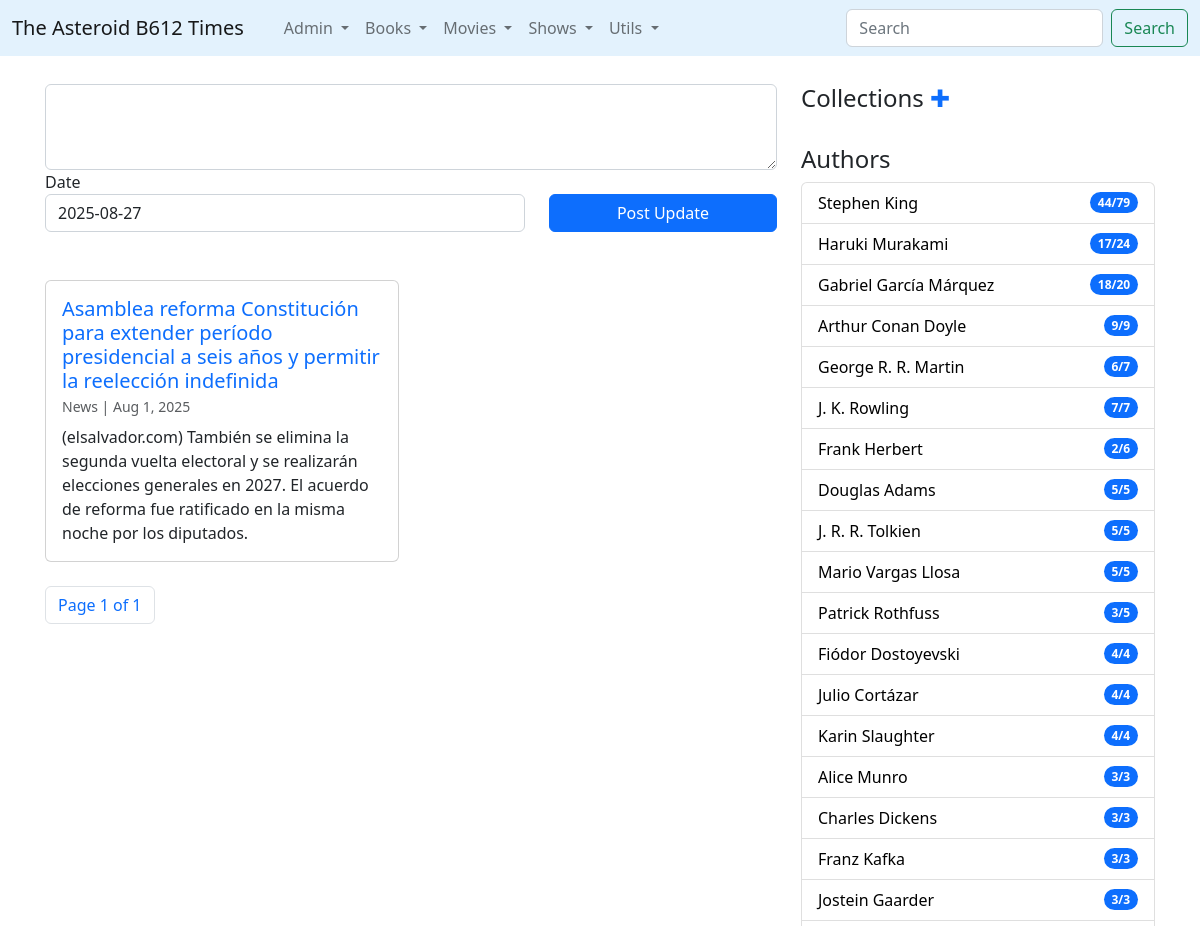
/ (upper part), run on an earlier commit of the app's database.
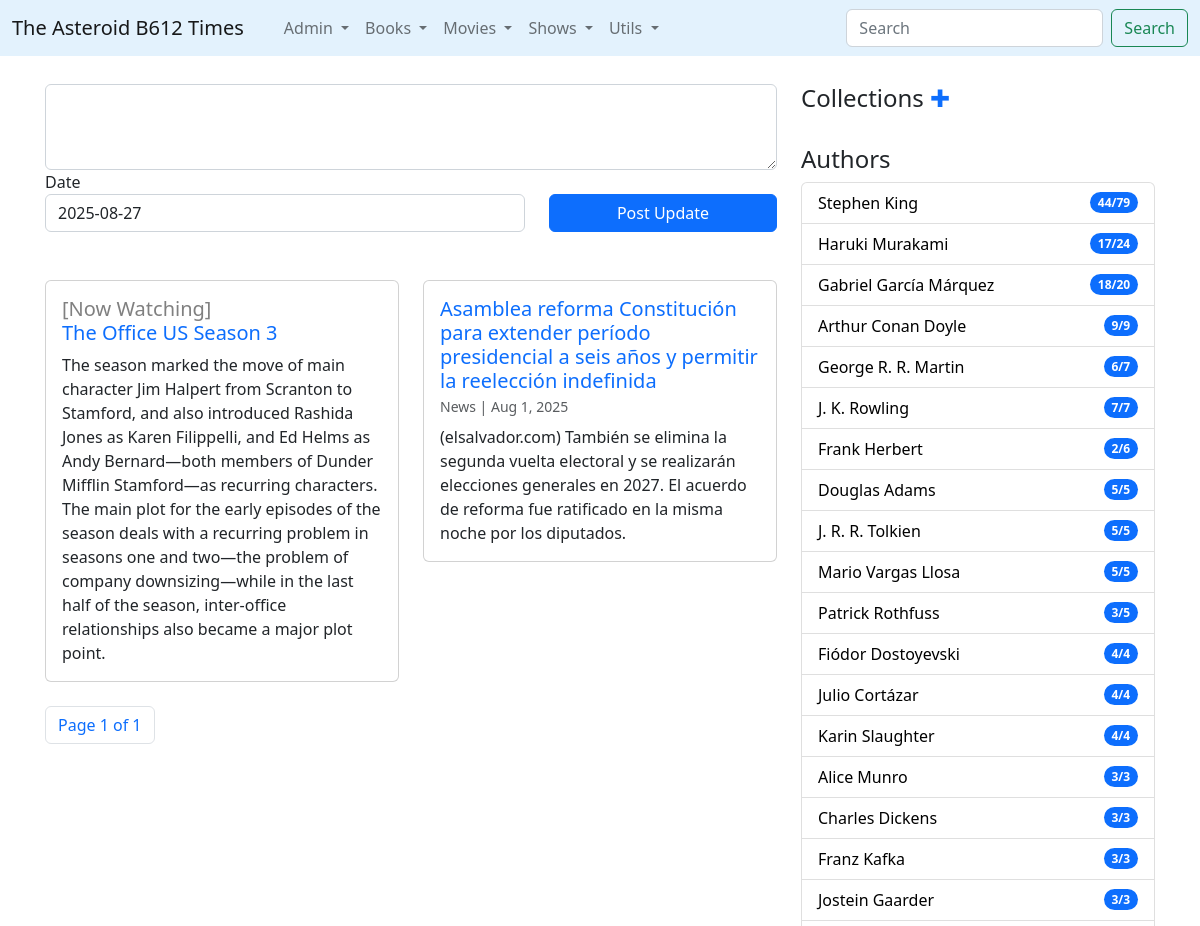
And on a later commit of the database.
### times/models.py (models this page shows, shortened)
class Wiki(models.Model):
	wtype = models.ForeignKey(WikiType,on_delete=models.CASCADE)
	title = models.CharField(max_length=512)
	info = models.TextField()
	created_at = models.DateTimeField(auto_now=True)
	updated_at = models.DateTimeField(null=True,blank=True)
	@property
	def headtext(self):
		n_corte = self.info.find('==headtext==')
		if n_corte == -1:
			return self.info[0:350]
		else:
			return self.info[0:n_corte]
	@property
	def onbookcomm(self):
		conteo = MediaWiki.objects.filter(media_type=1,mwiki=self).count()
		if conteo == 0:
			return ""
		else:
			this_mediawiki = MediaWiki.objects.filter(media_type=1,mwiki=self).latest('id')
			this_book = Book.objects.get(pk=int(this_mediawiki.media_id))
			return " on <a href='/book/" + str(this_book.id) + "' style='text-decoration:none;'>"+this_book.titulo+"</a> "

class WikiType(models.Model):
	category = models.CharField(max_length=255)

class DiraOcupation(models.Model):
	persona = models.ForeignKey(DiraPersona, on_delete = models.CASCADE)
	ocupation = models.CharField(max_length=256)

class DiraPersona(models.Model):
	nombre =  models.CharField(max_length=512)
	info = models.TextField()
	@property
	def nbooks(self):
		conteo_f = DiraBookCredit.objects.filter(persona = self, credito='author').count()
		return conteo_f
	@property
	def nreadbooks(self):
		conteo_f = DiraBookCredit.objects.filter(Q(volume__legacy=True) | Q(volume__read=True)).filter(persona = self, credito='author').count()
		return conteo_f

class TempConsumo(models.Model):
	show = models.ForeignKey(DiraTemporada,on_delete=models.CASCADE)
	fec_ini = models.DateField()
	fec_fin = models.DateField(null=True,blank=True)

class DiraTemporada(models.Model):
	show_title = models.CharField(max_length=300)
	single_season = models.BooleanField()
	show_premiere = models.DateField()
	show_finale = models.DateField()
	episodes = models.IntegerField()
	avg_duration = models.IntegerField()
	tipo = models.CharField(max_length=50)
	sinopsis = models.TextField()

### times/views.py (the view)
# urls.py: path('', views.homepage, name='homepage'),
def homepage(request):
    page = request.GET.get('page', 1)
    nlist = 16
    npics = Wiki.objects.all().count()
    npages = math.ceil(npics/nlist)
    articles = Wiki.objects.all().exclude(wtype__id__in=[1,2,3,4,5,8,20]).exclude(id=180).order_by('-updated_at')
    paginator = Paginator(articles, 12)
    resultados = paginator.get_page(page)
    pinned_posts = Wiki.objects.filter(id=180)
    on_reading = DiraConsumo.objects.filter(fec_fin__isnull=True)
    on_lnreading = DiraBunkoSeriesConsumo.objects.filter(fec_fin__isnull=True)
    now_watching = TempConsumo.objects.filter(fec_fin__isnull=True)
    if int(page) > 1:
        on_reading = None
    authors = Credito.objects.filter(ctype__id=1,media_type=1).exclude(persona__id__in = [36,40]).values('persona__title','persona__id').annotate(qbooks=Count('media_id')).order_by('-qbooks')
    autores = sorted(DiraOcupation.objects.filter(ocupation='author').all().order_by('persona__nombre'),key=lambda t: t.persona.nbooks, reverse=True)
    dpaginas = PageRels.objects.values('page__titulo','page__id').annotate(qitems = Count('page__id'), lastup=Max('child__updated_at')).order_by('-lastup')[0:50]
    return render(request,'homepage.html',{'articles':resultados,'pinned_posts':pinned_posts,'dpaginas':dpaginas,'npages':range(npages),'on_reading':on_reading,'on_lnreading':on_lnreading,'authors':autores,'npage':int(page),'now_watching':now_watching})

### times/templates/homepage.html (shortened to what this page needs)
{% extends 'base.html' %}
{% load static %}
{% block contenido %}
{%if npage == 1 %}
<article>
    <form method="POST" action="{% url 'savepost' %}">
    <div class="form-group">
	    <textarea name = "entrada" class="form-control" id="exampleFormControlTextarea1" rows="3"></textarea>
	  </div>
	   <div class="row">
	  <div class="form-group col-sm-6 col-lg-8 mb-8">
	    <label for="exampleFormControlInput1">Date</label>
	    <input type = "text" value="{% now 'Y-m-d' %}" name="fecha" class="form-control" id="exampleFormControlInput1">
    </div>
    <div class="form-group col-sm-6 col-lg-4 mb-4">
        <label for="exampleFormControlInput1">&nbsp;&nbsp;</label>
	    <button type="submit" class="btn btn-primary" style="width:100%">Post Update</button>
	  </div>
	  </div>
    </form>
</article>
<br>
{%endif%}
<div class="row" data-masonry='{"percentPosition": true }'>
  {% if now_watching %}
  {% for r in now_watching %}
  <div class="col-sm-6 col-lg-6 mb-4">
      <div class="card">
        <div class="card-body">
          <h5 class="card-title"><a href='{% url "show" r.show.id  %}' style="text-decoration: none;"><span style="color:grey;">[Now Watching]</span>
          <br>{{r.show.show_title}}</a></h5>
          <p class="card-text">{{r.show.sinopsis}}</p>
        </div>
      </div>
       </div>
  {% endfor %}
  {%  endif %}
{% for a in articles %}
<div class="col-sm-6 col-lg-6 mb-4">
      <div class="card">
        <div class="card-body">
          <h5 class="card-title"><a href='{% url "wiki" a.id  %}' style="text-decoration: none;">{{a.title}}</a>
          	<br><small class="text-muted" style="font-size: 0.7em; font-weight: normal;">{{a.wtype.category|capfirst}} {{a.onbookcomm|safe}}| {{a.created_at|date:"M j, Y"}}</small></h5>
          <p class="card-text">{{a.headtext}}</p>
        </div>
      </div>
       </div>
{% endfor %}
</div>
<nav aria-label="Page navigation example">
     <ul class="pagination">
    <li class="page-item"><span class="page-link">Page {{ articles.number }} of {{ articles.paginator.num_pages }}</span> </li>
    </ul>
</nav>
{% endblock%}
{% block rightbar %}
<br>
<h4>Collections <a href="{% url 'addcoleccion' %}" style="text-decoration:none;">&#x271A;</a></h4>
  <br>
<h4>Authors</h4>
      <ul class="list-group">
        {% for d in authors %}
          <li class="list-group-item d-flex justify-content-between align-items-center">
          <a href="{% url 'diraPersona' d.persona.id %}" style="color:black; text-decoration: none;"> {{d.persona.nombre}}</a>
            <span class="badge bg-primary rounded-pill">{{d.persona.nreadbooks}}/{{d.persona.nbooks}}</span>
          </li>
        {% endfor %}
      </ul>
      <br><br>
{% endblock %}

What changed in the data, as far as the page shows it:
added TempConsumo: show.show_title "The Office US Season 3", show.sinopsis "The season marked the move of main character Jim Halpert from Scranton to Stamford, and also introduced Rashida Jones as Karen Filippelli, and Ed Helms as Andy Bernard—both members of Dunder Mifflin Stamford—as recurring characters. The main plot for the early episodes of the season deals with a recurring problem in seasons one and two—the problem of company downsizing—while in the last half of the season, inter-office relationships also became a major plot point."
